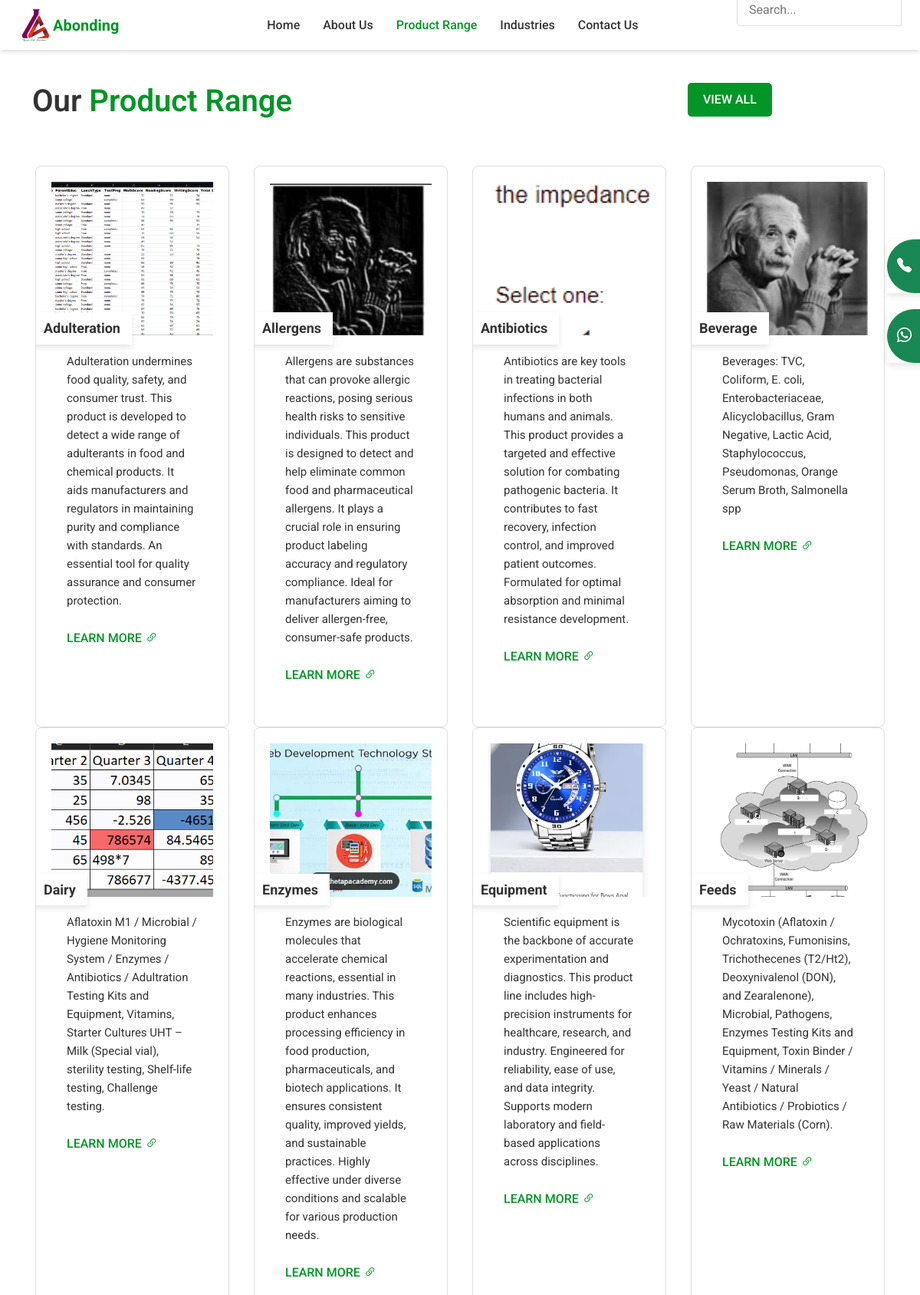
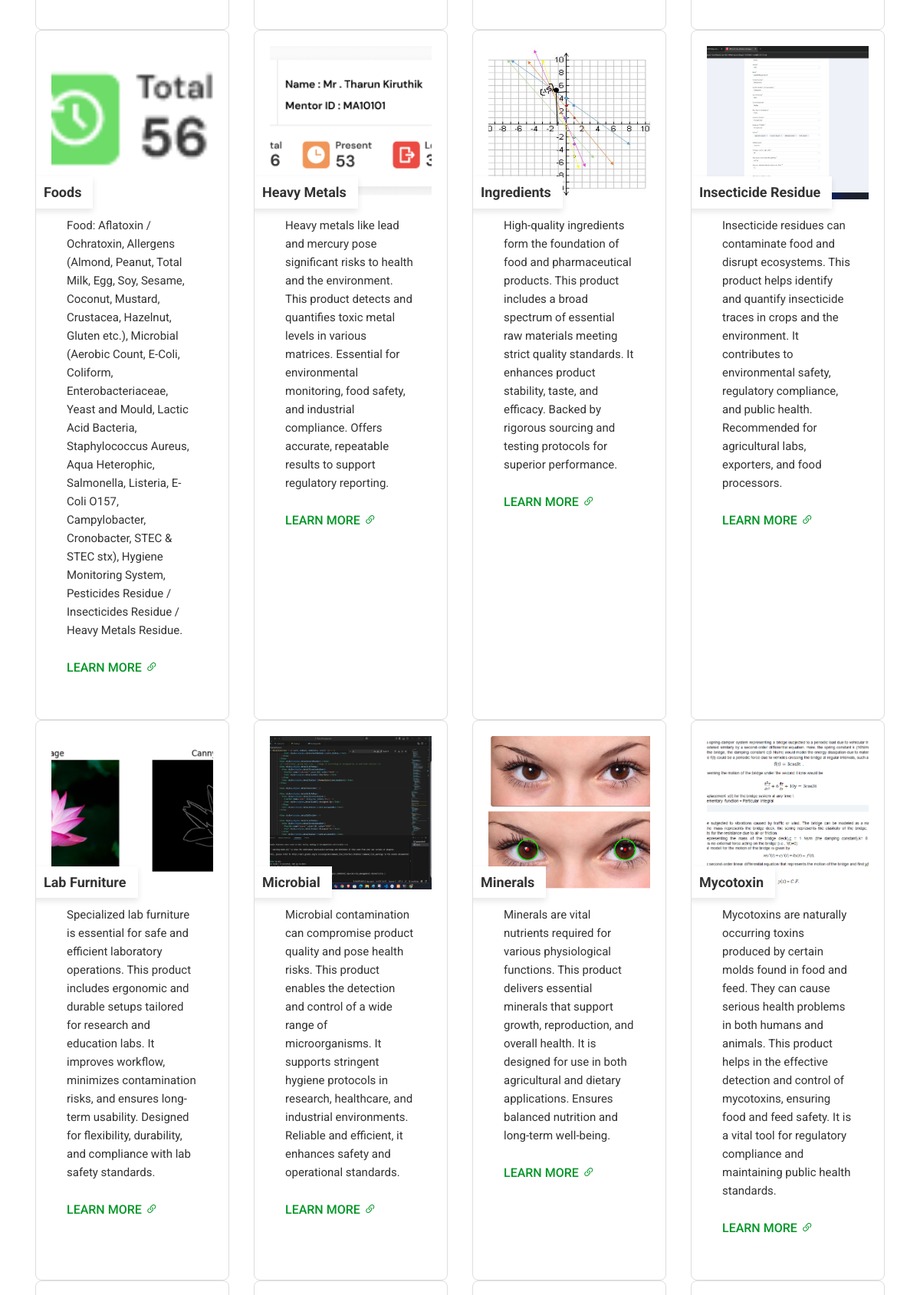
The app's page /productrange.php (upper part) with its own data (2 pictures, top to bottom).
### tables this page shows
CREATE TABLE `site_settings` (
  `id` int NOT NULL,
  `site_name` varchar(100) NOT NULL,
  `logo_path` varchar(255) DEFAULT NULL,
  `footer_copyright` text,
  `contact_whatsapp` varchar(20) DEFAULT NULL,
  `contact_phone` varchar(20) DEFAULT NULL,
  `created_at` timestamp NULL DEFAULT CURRENT_TIMESTAMP,
  `updated_at` timestamp NULL DEFAULT CURRENT_TIMESTAMP ON UPDATE CURRENT_TIMESTAMP,
  `industries_description` varchar(2000) NOT NULL
);

CREATE TABLE `product_categories` (
  `id` int NOT NULL,
  `name` varchar(100) NOT NULL,
  `image_path` varchar(255) DEFAULT NULL,
  `description` text,
  `applications` text,
  `benefits` text,
  `manufacturer` varchar(255) DEFAULT NULL,
  `is_active` tinyint(1) DEFAULT '1',
  `created_at` timestamp NULL DEFAULT CURRENT_TIMESTAMP,
  `updated_at` timestamp NULL DEFAULT CURRENT_TIMESTAMP ON UPDATE CURRENT_TIMESTAMP
);

### includes/db.php (called while the page is built, shortened)
<?php
class Database {
    private $conn;
    public function __construct() {
        $this->conn = new mysqli(DB_HOST, DB_USER, DB_PASS, DB_NAME);
    }
    public function query($sql, $params = []) {
        $stmt = $this->conn->prepare($sql);
        if (!empty($params)) {
            $types = str_repeat('s', count($params));
            $stmt->bind_param($types, ...$params);
        }
        $stmt->execute();
        return $stmt;
    }
    public function fetchAll($sql, $params = []) {
        $stmt = $this->query($sql, $params);
        $result = $stmt->get_result();
        return $result->fetch_all(MYSQLI_ASSOC);
    }
    public function fetchOne($sql, $params = []) {
        $stmt = $this->query($sql, $params);
        $result = $stmt->get_result();
        return $result->fetch_assoc();
    }
}
?>

### productrange.php (the view, shortened to what this page needs)
<?php
require_once 'includes/db.php';
if (!isset($settings)) {
    require_once 'includes/db.php';
    $db = new Database();
    $settings = $db->fetchOne("SELECT * FROM site_settings LIMIT 1") ?: [];
}
$categories = $db->fetchAll("SELECT * FROM product_categories WHERE is_active = 1 ORDER BY name");
?>
<!DOCTYPE html>
<html lang="en">
<head>
    <link rel="stylesheet" href="https://cdnjs.cloudflare.com/ajax/libs/font-awesome/6.7.2/css/all.min.css">
    <link rel="stylesheet" href="https://cdnjs.cloudflare.com/ajax/libs/animate.css/4.1.1/animate.min.css">
    <link rel='stylesheet' href='https://cdnjs.cloudflare.com/ajax/libs/Swiper/4.0.7/css/swiper.min.css'>
    <link rel='stylesheet' href='https://cdnjs.cloudflare.com/ajax/libs/font-awesome/5.11.2/css/all.min.css'>
    <link href="https://cdn.jsdelivr.net/npm/bootstrap@5.0.2/dist/css/bootstrap.min.css" rel="stylesheet">
    <link rel="stylesheet" href="https://cdnjs.cloudflare.com/ajax/libs/bootstrap-icons/1.10.5/font/bootstrap-icons.min.css">
    <link rel="stylesheet" href="https://cdnjs.cloudflare.com/ajax/libs/boxicons/2.1.0/css/boxicons.min.css">
    <link rel="stylesheet" href="https://code.jquery.com/ui/1.13.2/themes/base/jquery-ui.css">
    <link rel="stylesheet" href="<?php echo BASE_URL; ?>/assets/css/style.css">
    <link rel="stylesheet" href="<?php echo BASE_URL; ?>/assets/css/header.css">
    <link rel="stylesheet" href="<?php echo BASE_URL; ?>/assets/css/footer.css">
</head>
<body>
    <?php include 'includes/header.php'; ?>
    <section class="product-range-section">
        <div class="container py-5">
            <div class="row mb-5 justify-content-between">
                <div class="col-md-6 col-12">
                    <h2 class="section-title">Our <span>Product Range</span></h2>
                </div>
                <div class="col-md-3 col-6">
                   <a href="<?php echo BASE_URL; ?>/productrange.php" class="btn-custom btn">View All</a>
                </div>
            </div>
            <div class="row">
                <?php foreach ($categories as $category): ?>
                <div class="col-md-3 px-3">
                    <div class="cardproducts">
                        <?php if ($category['image_path']): ?>
                        <img src="<?php echo htmlspecialchars($category['image_path']); ?>" alt="<?php echo htmlspecialchars($category['name']); ?>">
                        <?php endif; ?>
                        <div class="card-body">
                            <h5 class="card-title"><?php echo htmlspecialchars($category['name']); ?></h5>
                            <p class="card-text"><?php echo htmlspecialchars($category['description']); ?></p>
                            <a href="<?php echo BASE_URL; ?>/productdetails.php?id=<?php echo $category['id']; ?>" class="learn-more">
                                LEARN MORE <i class="bi bi-link-45deg"></i>
                            </a>
                        </div>
                    </div>
                </div>
                <?php endforeach; ?>
            </div>
        </div>
    </section>
    <?php include 'includes/footer.php'; ?>
</body>
</html>

### includes/header.php (shortened to what this page needs)
<header class="header" id="header">
    <nav class="navbar container">
        <section class="navbar__left">
            <a href="<?php echo BASE_URL; ?>" class="brand" style="text-decoration: none;color:#019626;font-weight:700;font-size: 20px;">
                <img src="<?php echo BASE_URL . '/' . htmlspecialchars($settings['logo_path'] ?? 'assets/img/logo.png'); ?>" style="height:45px"/>
                <?php echo htmlspecialchars($settings['site_name'] ?? 'Abonding'); ?>
            </a>
        </section>
        <section class="navbar__center">
            <ul class="nav__links">
                <li><a href="<?php echo BASE_URL; ?>" class="<?php echo basename($_SERVER['PHP_SELF']) == 'index.php' ? 'active' : ''; ?>">Home</a></li>
                <li><a href="<?php echo BASE_URL; ?>/aboutus.php" class="<?php echo basename($_SERVER['PHP_SELF']) == 'aboutus.php' ? 'active' : ''; ?>">About Us</a></li>
                <li><a href="<?php echo BASE_URL; ?>/productrange.php" class="<?php echo basename($_SERVER['PHP_SELF']) == 'productrange.php' ? 'active' : ''; ?>">Product Range</a></li>
                <li><a href="<?php echo BASE_URL; ?>/industries.php" class="<?php echo basename($_SERVER['PHP_SELF']) == 'industries.php' ? 'active' : ''; ?>">Industries</a></li>
                <li><a href="<?php echo BASE_URL; ?>/contactus.php" class="<?php echo basename($_SERVER['PHP_SELF']) == 'contactus.php' ? 'active' : ''; ?>">Contact Us</a></li>
            </ul>
        </section>
        <section class="navbar__right">
            <div class="search-box">
                <form action="<?php echo BASE_URL; ?>/search.php" method="get">
                    <input type="text" name="q" placeholder="Search..." class="search-input">
                    <button type="submit" class="search-button">
                        <i class="bi bi-search"></i>
                    </button>
                </form>
            </div>
        </section>
    </nav>
</header>

### assets/css/style.css (style rules this page uses)
.cardproducts { border: 1px solid #ddd; border-radius: 8px; overflow: hidden; transition: transform 0.3s ease; height: 100%; }
.cardproducts img { width: 100%; height: 200px; object-fit: cover; }
.cardproducts .card-body { padding: 15px; }
.cardproducts .learn-more { color: #019626; text-decoration: none; font-weight: 500; }

### assets/css/header.css (style rules this page uses)
:root { --shadow-small: 0 1px 3px 0 rgba(0, 0, 0, 0.1), 0 1px 2px 0 rgba(0, 0, 0, 0.06); --shadow-medium: 0 4px 6px -1px rgba(0, 0, 0, 0.1), 0 2px 4px -1px rgba(0, 0, 0, 0.06); --shadow-large: 0 10px 15px -3px rgba(0, 0, 0, 0.1), 0 4px 6px -2px rgba(0, 0, 0, 0.05); --color: #019626; --color2: #161d27; --color2-dark: #0f131a; }
#header a, #header button { cursor: pointer; -webkit-user-select: none; -moz-user-select: none; -ms-user-select: none; user-select: none; border: none; outline: none; background: none; }
body { margin: 0; font-family: 'Roboto', sans-serif; overflow-x:hidden; }
#header img, #header video { display: block; max-width: 100%; height: auto; -o-object-fit: cover; object-fit: cover; }
#header img { image-rendering: -webkit-optimize-contrast; image-rendering: -moz-crisp-edges; image-rendering: crisp-edges; }
#header a { text-decoration:none; }
#header .container { max-width: 75rem; height: auto; margin-inline: auto; padding-inline: 1.5rem; }
#header.header { position: fixed; top: 0; left: 0; width: 100%; height: auto; z-index: 100; margin: 0 auto; background-color: #fff; box-shadow: var(--shadow-medium); }
#header .navbar { display: flex; flex-wrap: wrap; align-content: center; align-items: center; justify-content: space-between; width: 100%; height: 65px; margin: 0 auto; }
#header .navbar .navbar__left { display: flex; align-items: center; flex: 0 0 17%; }
#header .navbar .navbar__center { display: flex; }
#header .navbar .navbar__right { display: flex; flex: 0 0 17%; align-items: center; justify-content: flex-end; -moz-column-gap: 1.5rem; column-gap: 1.5rem; }
#header .brand { display: flex; align-items: center; order: 1; }
.section-title { font-size: 2rem; font-weight: bold; text-align: center; position: relative; display: inline-block; }
.section-title span { color: var(--color); }
.btn-custom { background-color: var(--color); color: white; font-weight: bold; border: none; padding: 12px 30px; font-size: 1rem; text-transform: uppercase; transition: 0.3s ease-in-out; display: inline-block; text-decoration: none; margin-bottom: 1rem; }
.cardproducts { width: auto; border: none; border-radius: none; background: #fff; padding: 20px; }
.cardproducts img { width: 100%; height: auto; }
.cardproducts .card-body { padding-left: 20px; padding-right: 20px; margin-top: -35px; }
.cardproducts .card-title { font-weight: bold; font-size: 18px; margin-bottom: 10px; position: relative; background: #fff; padding: 10px 15px; display: inline-block; border-left: 5px solid #dc3545; margin-left:-50px; margin-top: -200px; box-shadow: 0 4px 8px rgba(0, 0, 0, 0.1); }
.cardproducts .card-text { font-size: 15px; color: #333; line-height: 1.6; -webkit-line-clamp: 3; -webkit-box-orient: vertical; overflow: hidden; text-overflow: ellipsis; }
.learn-more { font-weight: bold; color: #dc3545; text-decoration: none; display: flex; align-items: center; margin-top: 10px; }
.learn-more i { margin-left: 5px; }

### records on screen
site_settings: logo_path (picture), site_name "Abonding"
product_categories: image_path (picture), name "Adulteration", description "Adulteration undermines food quality, safety, and consumer trust. This product is developed to detect a wide range of adulterants in food and chemical products. It aids manufacturers and regulators in maintaining purity and compliance with standards. An essential tool for quality assurance and consumer protection."
product_categories: image_path (picture), name "Allergens", description "Allergens are substances that can provoke allergic reactions, posing serious health risks to sensitive individuals. This product is designed to detect and help eliminate common food and pharmaceutical allergens. It plays a crucial role in ensuring product labeling accuracy and regulatory compliance. Ideal for manufacturers aiming to deliver allergen-free, consumer-safe products."
product_categories: image_path (picture), name "Antibiotics", description "Antibiotics are key tools in treating bacterial infections in both humans and animals. This product provides a targeted and effective solution for combating pathogenic bacteria. It contributes to fast recovery, infection control, and improved patient outcomes. Formulated for optimal absorption and minimal resistance development."
product_categories: image_path (picture), name "Beverage", description "Beverages: TVC, Coliform, E. coli, Enterobacteriaceae, Alicyclobacillus, Gram Negative, Lactic Acid, Staphylococcus, Pseudomonas, Orange Serum Broth, Salmonella spp"
product_categories: image_path (picture), name "Dairy", description "Aflatoxin M1 / Microbial / Hygiene Monitoring System / Enzymes / Antibiotics / Adultration Testing Kits and Equipment, Vitamins, Starter Cultures UHT – Milk (Special vial), sterility testing, Shelf-life testing, Challenge testing."
product_categories: image_path (picture), name "Enzymes", description "Enzymes are biological molecules that accelerate chemical reactions, essential in many industries. This product enhances processing efficiency in food production, pharmaceuticals, and biotech applications. It ensures consistent quality, improved yields, and sustainable practices. Highly effective under diverse conditions and scalable for various production needs."
product_categories: image_path (picture), name "Equipment", description "Scientific equipment is the backbone of accurate experimentation and diagnostics. This product line includes high-precision instruments for healthcare, research, and industry. Engineered for reliability, ease of use, and data integrity. Supports modern laboratory and field-based applications across disciplines."
product_categories: image_path (picture), name "Feeds", description "Mycotoxin (Aflatoxin / Ochratoxins, Fumonisins, Trichothecenes (T2/Ht2), Deoxynivalenol (DON), and Zearalenone), Microbial, Pathogens, Enzymes Testing Kits and Equipment, Toxin Binder / Vitamins / Minerals / Yeast / Natural Antibiotics / Probiotics / Raw Materials (Corn)."
product_categories: image_path (picture), name "Foods", description "Food: Aflatoxin / Ochratoxin, Allergens (Almond, Peanut, Total Milk, Egg, Soy, Sesame, Coconut, Mustard, Crustacea, Hazelnut, Gluten etc.), Microbial (Aerobic Count, E-Coli, Coliform, Enterobacteriaceae, Yeast and Mould, Lactic Acid Bacteria, Staphylococcus Aureus, Aqua Heterophic, Salmonella, Listeria, E-Coli O157, Campylobacter, Cronobacter, STEC & STEC stx), Hygiene Monitoring System, Pesticides Residue / Insecticides Residue / Heavy Metals Residue."
product_categories: image_path (picture), name "Heavy Metals", description "Heavy metals like lead and mercury pose significant risks to health and the environment. This product detects and quantifies toxic metal levels in various matrices. Essential for environmental monitoring, food safety, and industrial compliance. Offers accurate, repeatable results to support regulatory reporting."
product_categories: image_path (picture), name "Ingredients", description "High-quality ingredients form the foundation of food and pharmaceutical products. This product includes a broad spectrum of essential raw materials meeting strict quality standards. It enhances product stability, taste, and efficacy. Backed by rigorous sourcing and testing protocols for superior performance."
product_categories: image_path (picture), name "Insecticide Residue", description "Insecticide residues can contaminate food and disrupt ecosystems. This product helps identify and quantify insecticide traces in crops and the environment. It contributes to environmental safety, regulatory compliance, and public health. Recommended for agricultural labs, exporters, and food processors."
product_categories: image_path (picture), name "Lab Furniture", description "Specialized lab furniture is essential for safe and efficient laboratory operations. This product includes ergonomic and durable setups tailored for research and education labs. It improves workflow, minimizes contamination risks, and ensures long-term usability. Designed for flexibility, durability, and compliance with lab safety standards."
product_categories: image_path (picture), name "Microbial", description "Microbial contamination can compromise product quality and pose health risks. This product enables the detection and control of a wide range of microorganisms. It supports stringent hygiene protocols in research, healthcare, and industrial environments. Reliable and efficient, it enhances safety and operational standards."
product_categories: image_path (picture), name "Minerals", description "Minerals are vital nutrients required for various physiological functions. This product delivers essential minerals that support growth, reproduction, and overall health. It is designed for use in both agricultural and dietary applications. Ensures balanced nutrition and long-term well-being."
product_categories: image_path (picture), name "Mycotoxin", description "Mycotoxins are naturally occurring toxins produced by certain molds found in food and feed. They can cause serious health problems in both humans and animals. This product helps in the effective detection and control of mycotoxins, ensuring food and feed safety. It is a vital tool for regulatory compliance and maintaining public health standards."
